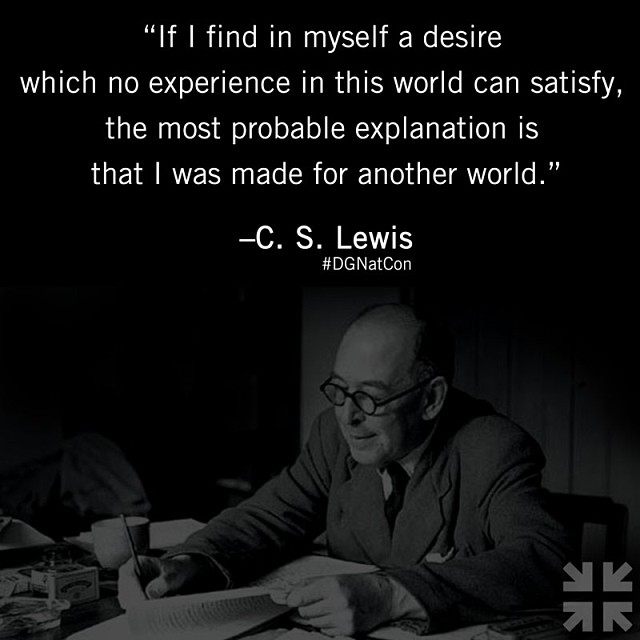
%> input picture TestImage.jpg, 640 x 640 px
$ octave test_wiener.m   (GNU Octave 9; MATLAB toolbox functions it lacks are replaced by stand-ins)
%> lines starting %> are read from the running program, lines starting %| are printed output that depends on the picture; in (x1, y1, x2, y2) boxes, pixels count from 0 and x2, y2 are one past the last pixel; in counts of white or black regions, pixels touching at a corner belong together; the program's own positions count from 1
### wiener_filter.m
function I = wiener_filter(Iblur,H,noise)
    Hstar=conj(H);
    G=Hstar./(Hstar.*H+noise);
    I=ifft2(fft2(Iblur).*G);
end

### test_wiener.m
I=im2double(rgb2gray(imread('TestImage.jpg')));
%> I: size 640x640 double; min 0, max 1, mean 0.0683
[r,c]=size(I);
%> r = 640; c = 640

Itest=zeros(r,c);
Itest(r/2,c/2)=1;
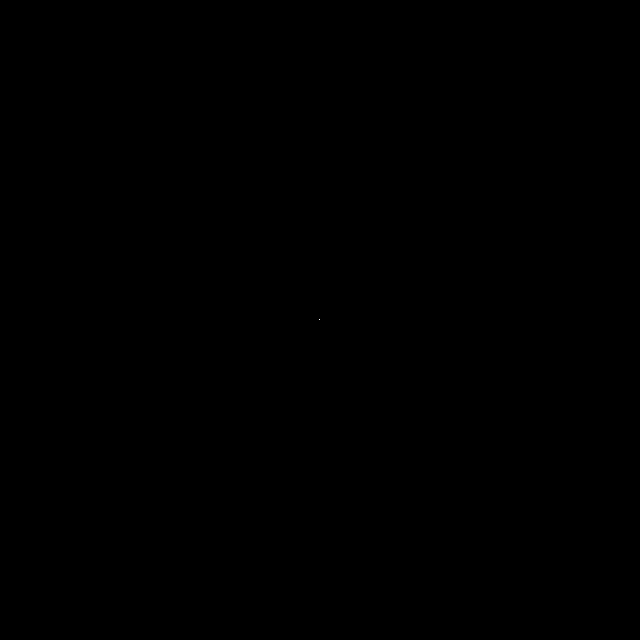
%> Itest: size 640x640 double; values 0 (black) and 1 (white), 0% white in thin lines or dots, all inside (x1, y1, x2, y2) = (319, 319, 320, 320)

h=fspecial('gaussian',[11 11], 3);
Itestblur=imfilter(Itest,h);
H=fft2(Itestblur)./fft2(Itest);

Iblur=imfilter(I,h);
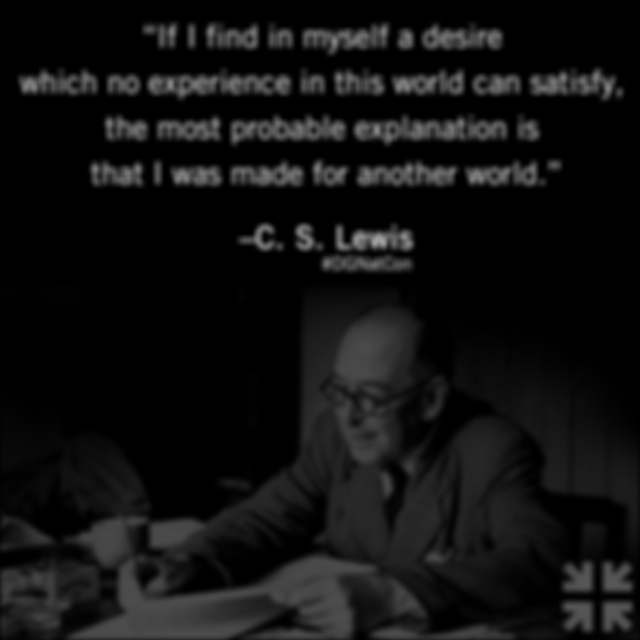
%> Iblur: size 640x640 double; min 0, max 0.641, mean 0.0679

Iest=wiener_filter(Iblur,H,.01);
%> in wiener_filter, `I=ifft2(fft2(Iblur).*G);`:
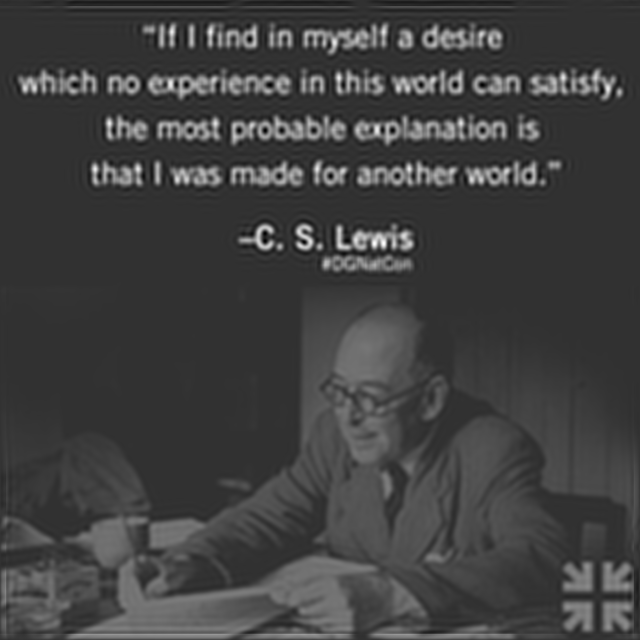
%> I: size 640x640 double; min -0.219, max 0.909, mean 0.0673; drawn with min black and max white
imshow(Iest)
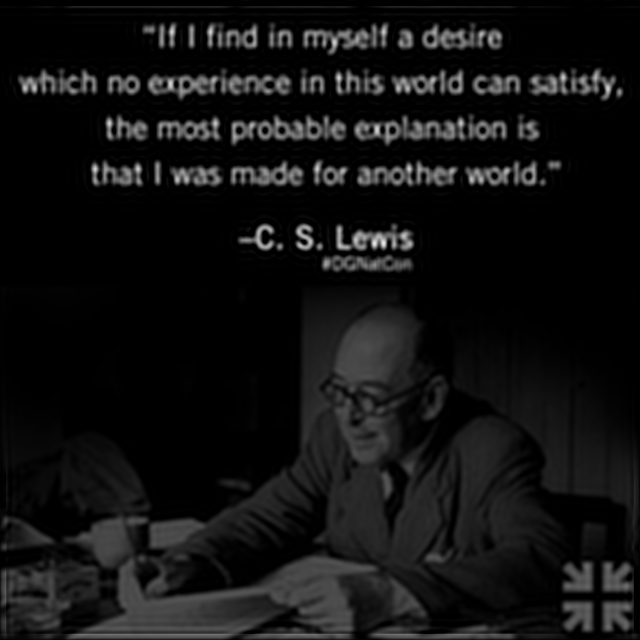
%> displayed picture: size 640x640, on the screen's scale of 0 to 255; min 0, max 232, mean 17.8
figure
imshow(Iblur)

$ run again, with ICAHydrangeas.jpg copied over TestImage.jpg
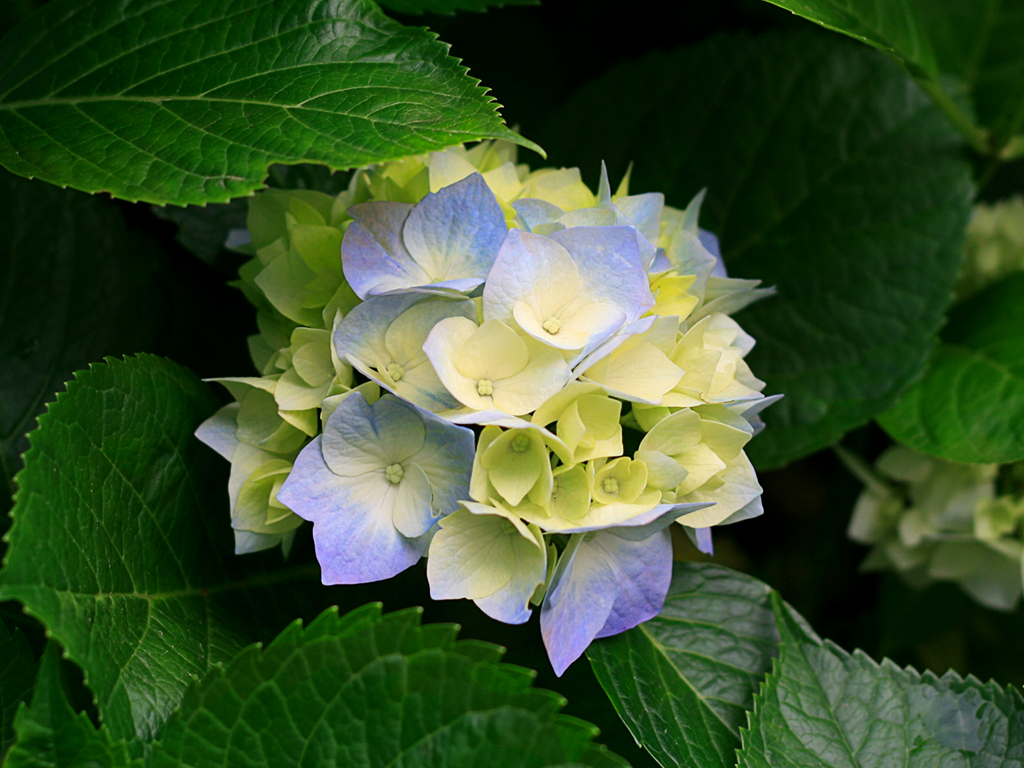
%> input picture ICAHydrangeas.jpg, 1024 x 768 px
%> `I=im2double(rgb2gray(imread('TestImage.jpg')));`:
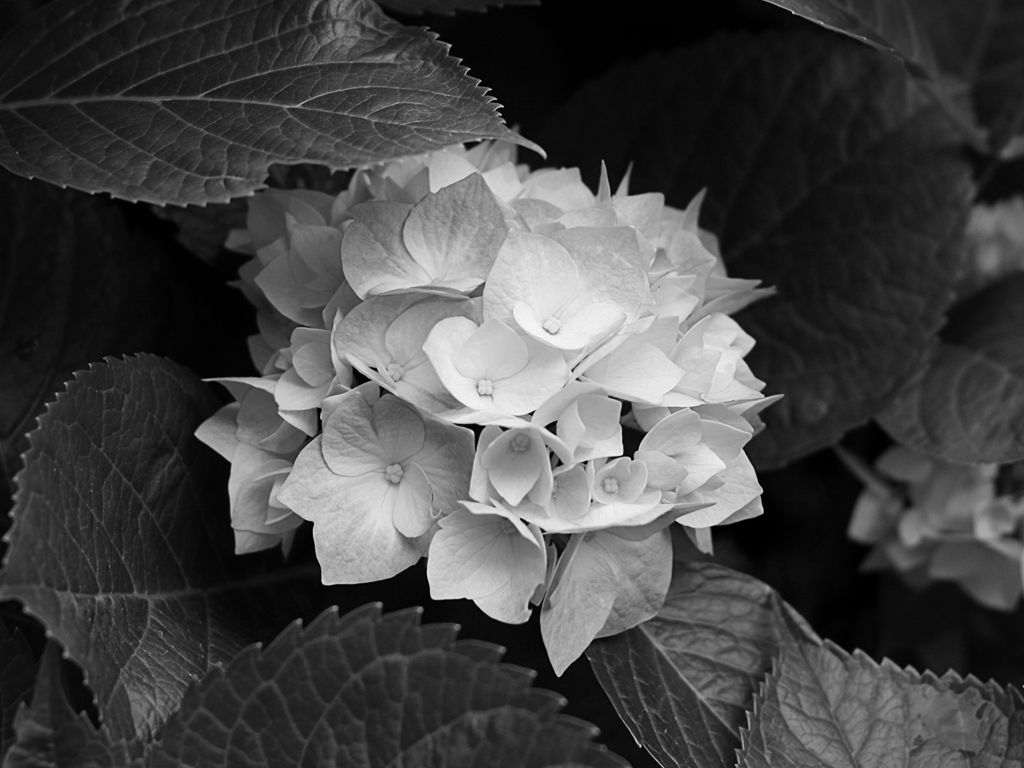
%> I: size 768x1024 double; min 0, max 0.973, mean 0.274
%> Itest: size 768x1024 double; values 0 (black) and 1 (white), 0% white in thin lines or dots, all inside (x1, y1, x2, y2) = (511, 383, 512, 384)
%> in wiener_filter, `I=ifft2(fft2(Iblur).*G);`:
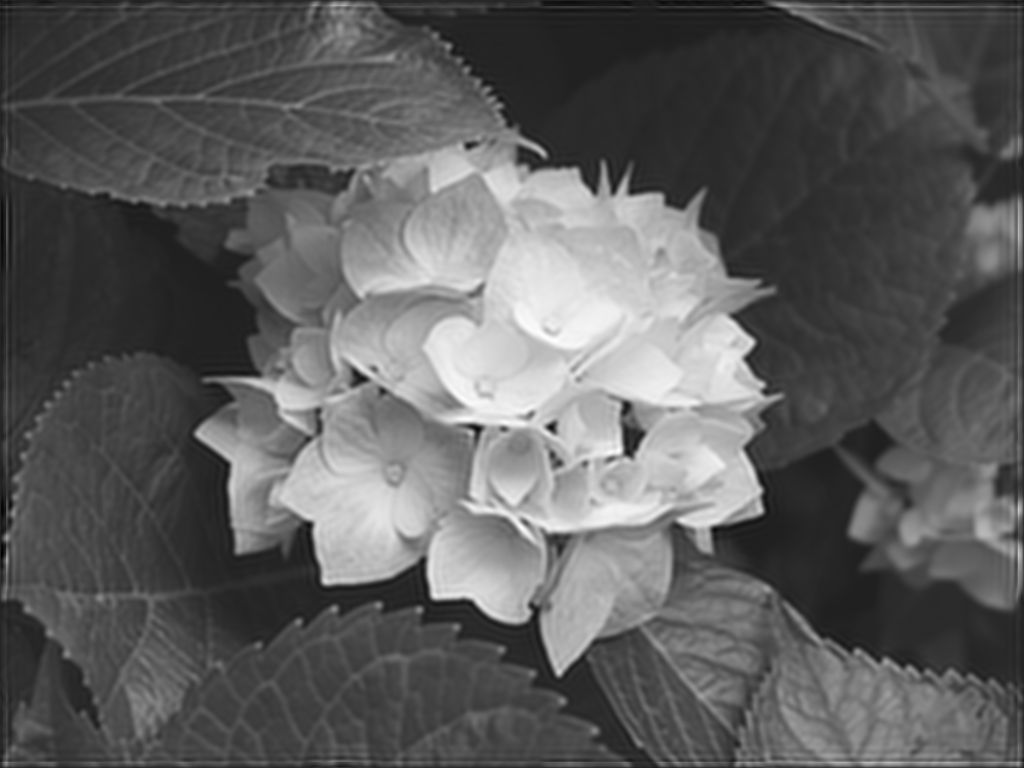
%> I: size 768x1024 double; min -0.141, max 0.976, mean 0.27; drawn with min black and max white
